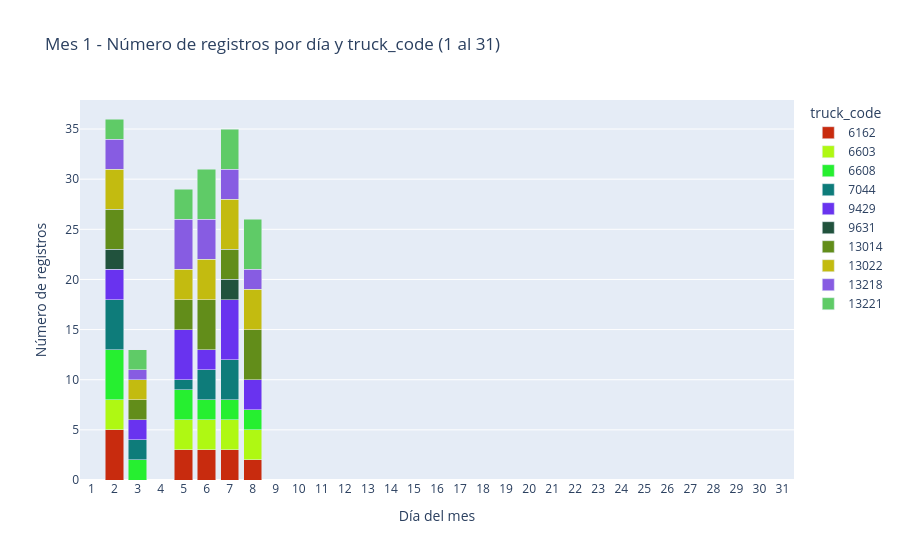

Notebook source saved alongside this figure:
### Code cell
# Histograma interactivo del mes 1: número de registros por día y truck_code
import pandas as pd
import plotly.express as px

# Asegurar que df exista si se reinicia el kernel
if "df" not in globals():
    df = pd.read_csv("cleaned_data.csv")

# Asegurar que exista la columna mes
if "mes" not in df.columns:
    dt_dispatch = pd.to_datetime(df["dispatch_dt"], errors="coerce")
    df["mes"] = dt_dispatch.dt.month

df_mes_1 = df.loc[df["mes"] == 1].copy()

registros_por_dia_mes_1 = (
    df_mes_1["u_day"]
    .value_counts()
    .sort_index()
)

print(f"Total de registros en mes 1: {len(df_mes_1)}")
display(registros_por_dia_mes_1)

# Asegurar que salgan los 31 días del mes (aunque no haya registros en algunos)
registros_por_dia_mes_1 = registros_por_dia_mes_1.reindex(range(1, 32), fill_value=0)

# Conteo por día y truck_code (apilado)
registros_por_dia_truck_mes_1 = (
    df_mes_1.groupby(["u_day", "truck_code"])
    .size()
    .unstack(fill_value=0)
    .reindex(range(1, 32), fill_value=0)
)

# Asignar un color determinístico por truck_code (id del camión)
truck_ids = registros_por_dia_truck_mes_1.columns.tolist()
colores_por_truck = {
    t: f"#{(int(pd.util.hash_pandas_object(pd.Index([t]), index=False).iloc[0]) & 0xFFFFFF):06x}"
    for t in truck_ids
}

# Conteo por camión (truck_code) en mes 1
conteo_por_camion_mes_1 = (
    df_mes_1["truck_code"]
    .value_counts(dropna=False)
    .sort_index()
)

print("Conteo por camión (mes 1):")
display(conteo_por_camion_mes_1)

# Pasar a formato largo para Plotly
plot_data = (
    registros_por_dia_truck_mes_1
    .reset_index(names="u_day")
    .melt(id_vars="u_day", var_name="truck_code", value_name="conteo")
)

fig = px.bar(
    plot_data,
    x="u_day",
    y="conteo",
    color="truck_code",
    title="Mes 1 - Número de registros por día y truck_code (1 al 31)",
    labels={"u_day": "Día del mes", "conteo": "Número de registros", "truck_code": "truck_code"},
    color_discrete_map=colores_por_truck
)

fig.update_layout(
    barmode="stack",
    xaxis=dict(tickmode="linear", dtick=1),
    legend_title_text="truck_code"
 )

# Tooltip con el conteo exacto al pasar/tocar cada sección de color
fig.update_traces(hovertemplate="Día %{x}<br>truck_code=%{fullData.name}<br>Conteo=%{y}<extra></extra>")

fig.show()

### Figure 1 — Plotly figure (JSON) as saved in the notebook; plotly's stock layout.template omitted (floating-point values rounded to 4 significant figures)
{"data": [{"hovertemplate": "Día %{x}<br>truck_code=%{fullData.name}<br>Conteo=%{y}<extra></extra>", "legendgroup": "6162", "marker": {"color": "#c82b0e", "pattern": {"shape": ""}}, "name": "6162", "orientation": "v", "showlegend": true, "textposition": "auto", "type": "bar", "x": [1, 2, 3, 4, 5, 6, 7, 8, 9, 10, 11, 12, 13, 14, 15, 16, 17, 18, 19, 20, 21, 22, 23, 24, 25, 26, 27, 28, 29, 30, 31], "xaxis": "x", "y": [0, 5, 0, 0, 3, 3, 3, 2, 0, 0, 0, 0, 0, 0, 0, 0, 0, 0, 0, 0, 0, 0, 0, 0, 0, 0, 0, 0, 0, 0, 0], "yaxis": "y"}, {"hovertemplate": "Día %{x}<br>truck_code=%{fullData.name}<br>Conteo=%{y}<extra></extra>", "legendgroup": "6603", "marker": {"color": "#aff813", "pattern": {"shape": ""}}, "name": "6603", "orientation": "v", "showlegend": true, "textposition": "auto", "type": "bar", "x": [1, 2, 3, 4, 5, 6, 7, 8, 9, 10, 11, 12, 13, 14, 15, 16, 17, 18, 19, 20, 21, 22, 23, 24, 25, 26, 27, 28, 29, 30, 31], "xaxis": "x", "y": [0, 3, 0, 0, 3, 3, 3, 3, 0, 0, 0, 0, 0, 0, 0, 0, 0, 0, 0, 0, 0, 0, 0, 0, 0, 0, 0, 0, 0, 0, 0], "yaxis": "y"}, {"hovertemplate": "Día %{x}<br>truck_code=%{fullData.name}<br>Conteo=%{y}<extra></extra>", "legendgroup": "6608", "marker": {"color": "#26ef30", "pattern": {"shape": ""}}, "name": "6608", "orientation": "v", "showlegend": true, "textposition": "auto", "type": "bar", "x": [1, 2, 3, 4, 5, 6, 7, 8, 9, 10, 11, 12, 13, 14, 15, 16, 17, 18, 19, 20, 21, 22, 23, 24, 25, 26, 27, 28, 29, 30, 31], "xaxis": "x", "y": [0, 5, 2, 0, 3, 2, 2, 2, 0, 0, 0, 0, 0, 0, 0, 0, 0, 0, 0, 0, 0, 0, 0, 0, 0, 0, 0, 0, 0, 0, 0], "yaxis": "y"}, {"hovertemplate": "Día %{x}<br>truck_code=%{fullData.name}<br>Conteo=%{y}<extra></extra>", "legendgroup": "7044", "marker": {"color": "#0e7c7a", "pattern": {"shape": ""}}, "name": "7044", "orientation": "v", "showlegend": true, "textposition": "auto", "type": "bar", "x": [1, 2, 3, 4, 5, 6, 7, 8, 9, 10, 11, 12, 13, 14, 15, 16, 17, 18, 19, 20, 21, 22, 23, 24, 25, 26, 27, 28, 29, 30, 31], "xaxis": "x", "y": [0, 5, 2, 0, 1, 3, 4, 0, 0, 0, 0, 0, 0, 0, 0, 0, 0, 0, 0, 0, 0, 0, 0, 0, 0, 0, 0, 0, 0, 0, 0], "yaxis": "y"}, {"hovertemplate": "Día %{x}<br>truck_code=%{fullData.name}<br>Conteo=%{y}<extra></extra>", "legendgroup": "9429", "marker": {"color": "#6933ef", "pattern": {"shape": ""}}, "name": "9429", "orientation": "v", "showlegend": true, "textposition": "auto", "type": "bar", "x": [1, 2, 3, 4, 5, 6, 7, 8, 9, 10, 11, 12, 13, 14, 15, 16, 17, 18, 19, 20, 21, 22, 23, 24, 25, 26, 27, 28, 29, 30, 31], "xaxis": "x", "y": [0, 3, 2, 0, 5, 2, 6, 3, 0, 0, 0, 0, 0, 0, 0, 0, 0, 0, 0, 0, 0, 0, 0, 0, 0, 0, 0, 0, 0, 0, 0], "yaxis": "y"}, {"hovertemplate": "Día %{x}<br>truck_code=%{fullData.name}<br>Conteo=%{y}<extra></extra>", "legendgroup": "9631", "marker": {"color": "#21523d", "pattern": {"shape": ""}}, "name": "9631", "orientation": "v", "showlegend": true, "textposition": "auto", "type": "bar", "x": [1, 2, 3, 4, 5, 6, 7, 8, 9, 10, 11, 12, 13, 14, 15, 16, 17, 18, 19, 20, 21, 22, 23, 24, 25, 26, 27, 28, 29, 30, 31], "xaxis": "x", "y": [0, 2, 0, 0, 0, 0, 2, 0, 0, 0, 0, 0, 0, 0, 0, 0, 0, 0, 0, 0, 0, 0, 0, 0, 0, 0, 0, 0, 0, 0, 0], "yaxis": "y"}, {"hovertemplate": "Día %{x}<br>truck_code=%{fullData.name}<br>Conteo=%{y}<extra></extra>", "legendgroup": "13014", "marker": {"color": "#628d1a", "pattern": {"shape": ""}}, "name": "13014", "orientation": "v", "showlegend": true, "textposition": "auto", "type": "bar", "x": [1, 2, 3, 4, 5, 6, 7, 8, 9, 10, 11, 12, 13, 14, 15, 16, 17, 18, 19, 20, 21, 22, 23, 24, 25, 26, 27, 28, 29, 30, 31], "xaxis": "x", "y": [0, 4, 2, 0, 3, 5, 3, 5, 0, 0, 0, 0, 0, 0, 0, 0, 0, 0, 0, 0, 0, 0, 0, 0, 0, 0, 0, 0, 0, 0, 0], "yaxis": "y"}, {"hovertemplate": "Día %{x}<br>truck_code=%{fullData.name}<br>Conteo=%{y}<extra></extra>", "legendgroup": "13022", "marker": {"color": "#c3bb10", "pattern": {"shape": ""}}, "name": "13022", "orientation": "v", "showlegend": true, "textposition": "auto", "type": "bar", "x": [1, 2, 3, 4, 5, 6, 7, 8, 9, 10, 11, 12, 13, 14, 15, 16, 17, 18, 19, 20, 21, 22, 23, 24, 25, 26, 27, 28, 29, 30, 31], "xaxis": "x", "y": [0, 4, 2, 0, 3, 4, 5, 4, 0, 0, 0, 0, 0, 0, 0, 0, 0, 0, 0, 0, 0, 0, 0, 0, 0, 0, 0, 0, 0, 0, 0], "yaxis": "y"}, {"hovertemplate": "Día %{x}<br>truck_code=%{fullData.name}<br>Conteo=%{y}<extra></extra>", "legendgroup": "13218", "marker": {"color": "#875ce2", "pattern": {"shape": ""}}, "name": "13218", "orientation": "v", "showlegend": true, "textposition": "auto", "type": "bar", "x": [1, 2, 3, 4, 5, 6, 7, 8, 9, 10, 11, 12, 13, 14, 15, 16, 17, 18, 19, 20, 21, 22, 23, 24, 25, 26, 27, 28, 29, 30, 31], "xaxis": "x", "y": [0, 3, 1, 0, 5, 4, 3, 2, 0, 0, 0, 0, 0, 0, 0, 0, 0, 0, 0, 0, 0, 0, 0, 0, 0, 0, 0, 0, 0, 0, 0], "yaxis": "y"}, {"hovertemplate": "Día %{x}<br>truck_code=%{fullData.name}<br>Conteo=%{y}<extra></extra>", "legendgroup": "13221", "marker": {"color": "#5fcb67", "pattern": {"shape": ""}}, "name": "13221", "orientation": "v", "showlegend": true, "textposition": "auto", "type": "bar", "x": [1, 2, 3, 4, 5, 6, 7, 8, 9, 10, 11, 12, 13, 14, 15, 16, 17, 18, 19, 20, 21, 22, 23, 24, 25, 26, 27, 28, 29, 30, 31], "xaxis": "x", "y": [0, 2, 2, 0, 3, 5, 4, 5, 0, 0, 0, 0, 0, 0, 0, 0, 0, 0, 0, 0, 0, 0, 0, 0, 0, 0, 0, 0, 0, 0, 0], "yaxis": "y"}], "layout": {"barmode": "stack", "legend": {"title": {"text": "truck_code"}, "tracegroupgap": 0}, "title": {"text": "Mes 1 - Número de registros por día y truck_code (1 al 31)"}, "xaxis": {"anchor": "y", "domain": [0, 1], "dtick": 1, "tickmode": "linear", "title": {"text": "Día del mes"}}, "yaxis": {"anchor": "x", "domain": [0, 1], "title": {"text": "Número de registros"}}}}
